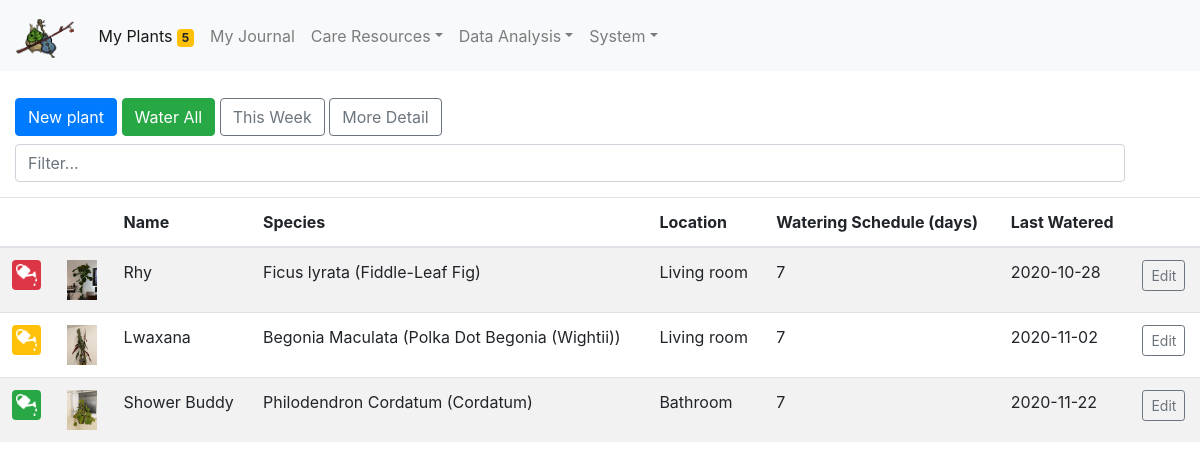
The app's page /my_plants/ with its own data.
### tables this page shows
CREATE TABLE houseplants (ID INTEGER PRIMARY KEY AUTOINCREMENT,name varchar(765),species varchar(765),location varchar(765),purchased_from varchar(765),purchase_date timestamp,water_schedule_in_days integer,last_watered timestamp,substrate varchar(765),pot_size real,leaf_temp_offset integer,pic_path varchar(765),has_pic smallint,days_since_last_water integer,need_water smallint,water_warning smallint,ignore smallint,death smallint,last_repot_date timestamp, sold smallint);

### webserver.py (the view)
@app.route('/my_plants/')
def my_plants():
    (c, r) = read_sql(
        cp['g']['plant_db_path'] + 'my_plants.db',
        'SELECT * FROM houseplants WHERE death != 1 and sold != 1 ORDER BY need_water DESC, water_warning DESC'
    )
    (days, day_names) = plant_watering_week()
    for row in r:
        print(row)
    return render_template('my_plants.html', columns=c, rows=r, title='', days=days, day_names=day_names, plants_to_water=int(cp['water']['plants_to_water']))

### webserver.py (called while the page is built)
@app.after_request
def add_header(response):
    response.cache_control.max_age = 1
    response.cache_control.public = True
    cp.read('config.ini')  # needed to make water badge update each time a page is loaded
    return response

### templates/my_plants.html (shortened to what this page needs)
{% extends "base.html" %}
{% set active_page = "my_plants" %}
{% block content %}
<div class="container float-left" style="padding-bottom: 15px; padding-top: 10px;">
    <a class="btn btn-primary mt-2" href="{{ url_for('add_plant') }}">New plant</a>
    <a class="btn btn-success mt-2" href="{{ url_for('water_all') }}">Water All</a>
    <a class="btn btn-outline-secondary mt-2" data-toggle="collapse" href="#collapseWaterCalendar" role="button" aria-expanded="false" aria-controls="collapseWaterCalendar">
        This Week
    </a>
    <a class="btn btn-outline-secondary mt-2" data-toggle="collapse" href="#collapseExample" role="button" aria-expanded="false" aria-controls="collapseExample">
        More Detail
    </a>
    <input class="form-control mt-2" id="filterIn" type="text" placeholder="Filter...">
</div>
<table class="table table-striped sticky-header">
    <thead>
        <tr>
            <th></th>
            <th></th>
            <th scope="col" class="d-none d-sm-table-cell">Name</th>
            <th scope="col" class="d-none d-sm-table-cell">Species</th>
            <th scope="col" class="d-none d-sm-table-cell">Location</th>
            <th scope="col" class="d-none d-sm-table-cell">Watering Schedule (days)</th>
            <th scope="col" class="d-none d-sm-table-cell">Last Watered</th>
            <th></th>
        </tr>
    </thead>
    <tbody id="table">
        {% for item in rows %}
            <tr>
                <td>
                    {% if item[16] == 0 %}
                    <a href="{{ url_for('water_one_plant', id=item[0]) }}">
                    {% endif %}
                    <img src="/static/icon-watered.png" class="rounded p-1
                    {% if item[14] == 1 %}
                    bg-danger
                    {% elif item[15] == 1 %}
                    bg-warning
                    {% elif item[16] == 1 %}
                    bg-secondary
                    {% else %}
                    bg-success
                    {% endif %}
                    " height="30">
                    {% if item[16] == 0 %}</a>{% endif %}
                </td>
                <td>
                    {% if item[11] != 'none'%}
                    <img src="/static/{{ item[11] }}" height="40" data-toggle="modal" data-target="#{{ item[1].replace(' ','') }}">
                    {% endif %}
                </td>
                <td> {{ item[1] }} </td>
                <td scope="col" class="d-none d-sm-table-cell"> {{ item[2] }} </td>
                <td scope="col" class="d-none d-sm-table-cell"> {{ item[3] }} </td>
                <td scope="col" class="d-none d-sm-table-cell"> {{ item[6] }} </td>
                <td scope="col" class="d-none d-sm-table-cell"> {{ item[7] }} </td>
                <td><a href="{{ url_for('edit_plant', id=item[0]) }}" class="btn btn-sm btn-outline-secondary" >Edit</a></td>
            </tr>
        {% endfor %}
    </tbody>
</table>
{% endblock %}

### templates/base.html (shortened to what this page needs)
<!doctype html>
<html lang="en">
<head>
    <link rel="stylesheet" href="https://stackpath.bootstrapcdn.com/bootstrap/4.5.1/css/bootstrap.min.css">
    <link href="/docs/4.2/dist/css/bootstrap.min.css" rel="stylesheet">
    <link rel="stylesheet" src="extensions/sticky-header/bootstrap-table-sticky-header.css">
</head>
<body style="padding-top: 80px;">
    <nav class="navbar navbar-expand-lg fixed-top navbar-light bg-light">
      <a class="navbar-brand" href="{{ url_for('index') }}"><img src="/static/makar cello.png" height="45" style="padding-top: 6px;"></a>
      <div class="collapse navbar-collapse" id="navbarCollapse">
          <ul class="navbar-nav mr-auto">
              <li class="nav-item {{ 'active' if active_page == 'my_plants' else '' }}">
                  <a class="nav-link" href="{{ url_for('my_plants') }}">
                      My Plants <span class="badge badge-warning">{% if plants_to_water > 0 %}{{plants_to_water}}{% endif %}</span>
                  </a>
              </li>
              <li class="nav-item {{ 'active' if active_page == 'my_journal' else '' }}"><a class="nav-link" href="{{ url_for('my_journal') }}">My Journal</a></li>
              <li class="nav-item dropdown {{ 'active' if active_page == 'resources' else '' }}">
                    <a class="nav-link dropdown-toggle" id="navbarDropdownMenuResources" data-toggle="dropdown" aria-haspopup="true" aria-expanded="false">Care Resources</a>
              <li class="nav-item dropdown {{ 'active' if active_page == 'data_analysis' else '' }}">
                    <a class="nav-link dropdown-toggle" id="navbarDropdownMenuData" data-toggle="dropdown" aria-haspopup="true" aria-expanded="false">Data Analysis</a>
              <li class="nav-item dropdown {{ 'active' if active_page == 'system' else '' }}">
                    <a class="nav-link dropdown-toggle" id="navbarDropdownMenuSystem" data-toggle="dropdown" aria-haspopup="true" aria-expanded="false">System</a>
              </li>
          </ul>
      </div>
    </nav>
{% block content %}{% endblock %}
</body>
</html>

### templates/base.html (style rules this page uses)
body { padding-top:50px; }
th { position: sticky; top: 65px; background: white; }

### records on screen
houseplants: pic_path (picture), name "Rhy", species "Ficus lyrata (Fiddle-Leaf Fig)", location "Living room", water_schedule_in_days "7", last_watered "2020-10-28"
houseplants: pic_path+name (picture), name "Lwaxana", species "Begonia Maculata (Polka Dot Begonia (Wightii))", location "Living room", water_schedule_in_days "7", last_watered "2020-11-02"
houseplants: pic_path+name (picture), name "Shower Buddy", species "Philodendron Cordatum (Cordatum)", location "Bathroom", water_schedule_in_days "7", last_watered "2020-11-22"

### other values on screen
{{ plants_to_water }} "5"
